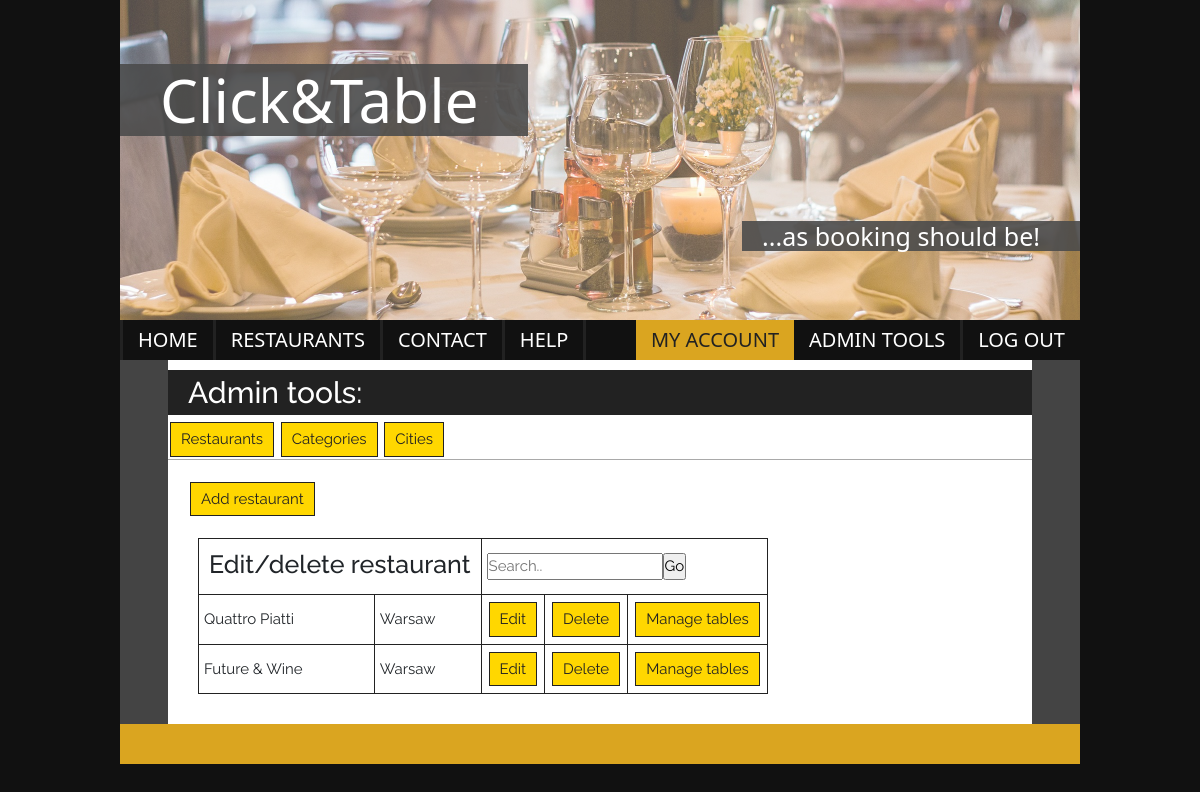
Page /admin_restaurants/ (signed in) on the committed database.
### click_and_table/models.py (models this page shows, shortened)
class Restaurant(models.Model):
    name = models.CharField(max_length=128)
    description = models.TextField()
    street = models.CharField(max_length=128)
    city = models.ForeignKey(City, on_delete=models.CASCADE)
    category = models.ManyToManyField(Category)

class City(models.Model):
    name = models.CharField(max_length=64)
    def __str__(self):
        return self.name

### click_and_table/views.py (the view)
# urls.py: path('admin_restaurants/', AdminRestaurantsView.as_view(), name="admin_restaurants"),
class AdminRestaurantsView(View):
    def get(self, request):
        restaurants = Restaurant.objects.all()
        return render(request, 'admin_restaurants.html', {'restaurants': restaurants})

### templates/admin_restaurants.html
{% extends 'admin_tools.html' %}
{% block content %}
    <a href="{% url 'restaurant_add' %}">Add restaurant</a>
    <section class="restaurant-lst-admin">
        <table>
            <tr>
                <th colspan="2"><h3>Edit/delete restaurant</h3></th>
                <th colspan="3"><input type="text" placeholder="Search.."><input type="submit" value="Go"></th>
            </tr>
            {% for restaurant in restaurants %}
            <tr>
                <td>{{ restaurant.name }}</td>
                <td>{{ restaurant.city }}</td>
                <td><a href="{% url 'restaurant_edit' restaurant.pk %}">Edit</a></td>
                <td><a href="{% url 'restaurant_delete' restaurant.id %}">Delete</a></td>
                <td><a href="{% url 'admin_tables' restaurant.id %}">Manage tables</a></td>
            </tr>
            {% endfor %}
        </table>
    </section>
{% endblock %}

### templates/__base__.html (shortened to what this page needs)
{% load static %}
<!DOCTYPE html>
<html lang="en">
<head>
    <link href="https://cdn.jsdelivr.net/npm/bootstrap@5.0.1/dist/css/bootstrap.min.css" rel="stylesheet"
>
    <link rel="stylesheet" href="https://cdnjs.cloudflare.com/ajax/libs/datepicker/0.6.5/datepicker.min.css"
/>
    <link rel="stylesheet" href="{% static 'css/style.css' %}">
</head>
<header>
    <h1>Click&Table</h1>
    <h2>...as booking should be!</h2>
</header>
<body>
<nav>
    <section class="menu">
        <a href="/" class="btn-home">Home</a>
        <a href="{% url 'restaurant_list' %}" class="btn-restaurants">Restaurants</a>
        <a href="{% url 'contact_us' %}" class="btn-contact">Contact</a>
        <a href="{% url 'help' %}" class="btn-help">Help</a>
    </section>
    <section class="login">
        {% if user.is_authenticated %}
            <a class="login-btn btn-account" href="{% url 'my_account' %}">My account</a>
            {% for group in user.groups.all %}
                {% if group.name == "Admin" %}
                    <a class="login-btn btn-admin" href="{% url 'admin_tools' %}">Admin tools</a>
                {% endif %}
            {% endfor %}
            <a class="login-btn btn-logout" href="{% url 'logout' %}">Log out</a>>
        {% else %}
            <a class="login-btn btn-login" href="{% url 'login' %}?next={{ request.path }}}">Log in</a>
            <a class="login-btn btn-register" href="{% url 'registration' %}">Register</a>
        {% endif %}
    </section>
</nav>
<main>
    {% block main %}{% endblock %}
</main>
</body>
<footer>
</footer>
</html>

### click_and_table/static/css/style.css (style rules this page uses)
* { margin: 0; padding: 0; box-sizing: border-box; }
html { font-size: 10px; font-family: 'Raleway', 'Arial', sans-serif; background-color: #111; }
body { width: 80vw; max-width: 1280px; margin: 0 auto; }
header { position: relative; height: 40vh; background-image: url('../images/restaurant-449952_1920.jpg'); background-size: cover; opacity: 0.7; text-align: left; background-position: 50% 75%; }
header h1 { position: absolute; left: 0; top: 20%; display: inline-block; font-size: 6rem; color: white; background-color: rgba(0, 0, 0, 0.9); padding: 0 50px 0 40px; }
header h2 { position: absolute; right: 0; bottom: 20%; display: inline-block; color: white; font-size: 2.5rem; background-color: rgba(0, 0, 0, 0.9); padding: 0 40px 0 20px; text-align: center; }
main { position: relative; max-width: 1280px; background-color: #444; }
nav { background-color: #111; font-size: 0; }
.menu a, .login a { display: inline-block; padding: 5px 15px; text-decoration: none; font-size: 20px; text-transform: uppercase; font-weight: 500; }
.menu a, .btn-register, .btn-logout, .btn-admin { color: white; }
.btn-admin { border-right: solid #222; }
.btn-home { border-left: solid #222222; }
.menu a { border-right: solid #222; }
.btn-login, .btn-account { background-color: goldenrod; color: #222; }
.menu { float: left; font-size: 0; }
.login { text-align: right; font-size: 0; }
.admin h3 { font-size: 2.5rem; line-height: 3rem; font-family: 'Raleway', 'Arial', sans-serif; }
.admin a { display: inline-block; background-color: gold; border: #222 solid 1px; margin: 2px; padding: 5px 10px; text-decoration: none; color: #222222; font-size: 1.5rem; font-family: 'Raleway', 'Arial', sans-serif; }
.admin table { margin: 20px 10px; font-family: 'Raleway', 'Arial', sans-serif; border: #222 solid 1px; }
.admin th { border: #222 solid 1px; font-size: 1.5rem; padding: 5px; width: auto; }
.admin td { border: #222 solid 1px; font-size: 1.5rem; padding: 5px; width: auto; }
.admin table h3 { padding: 5px; }
.my-account th, td { border: #222 solid 1px; font-size: 1.5rem; padding: 5px; width: auto; }
footer { height: 5vh; background-color: goldenrod; }

### rows in the picture
Restaurant: name "Quattro Piatti", city "Warsaw"
Restaurant: name "Future & Wine", city "Warsaw"
